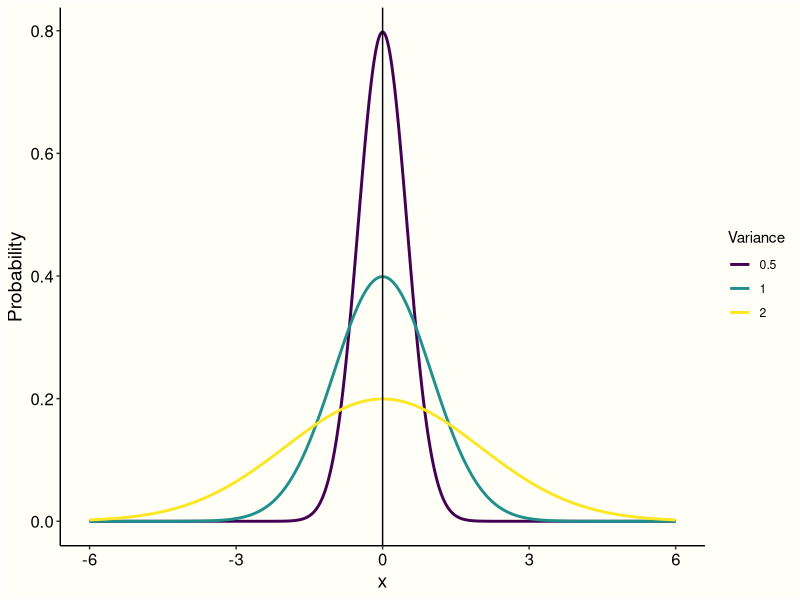
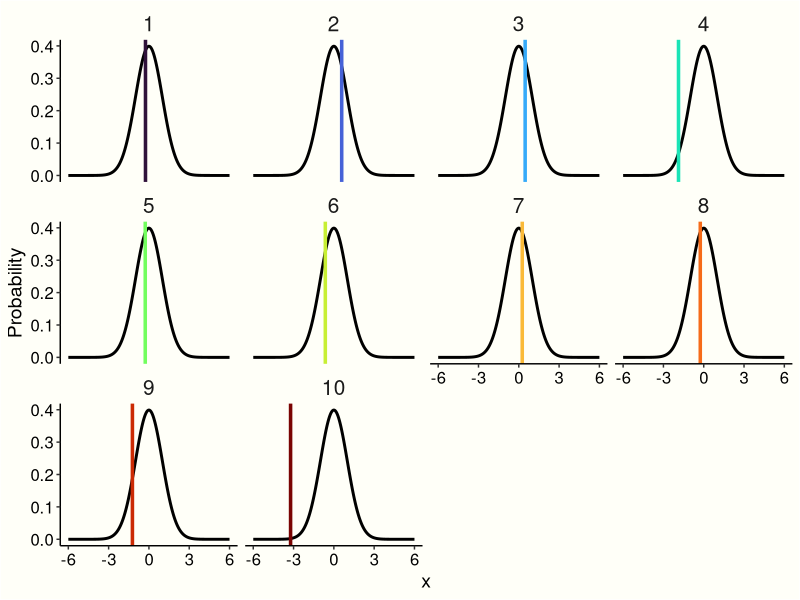
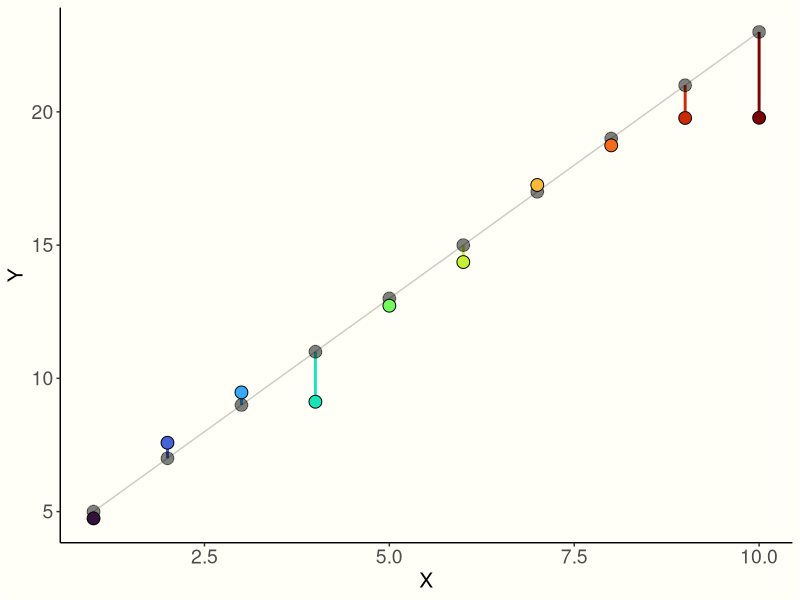
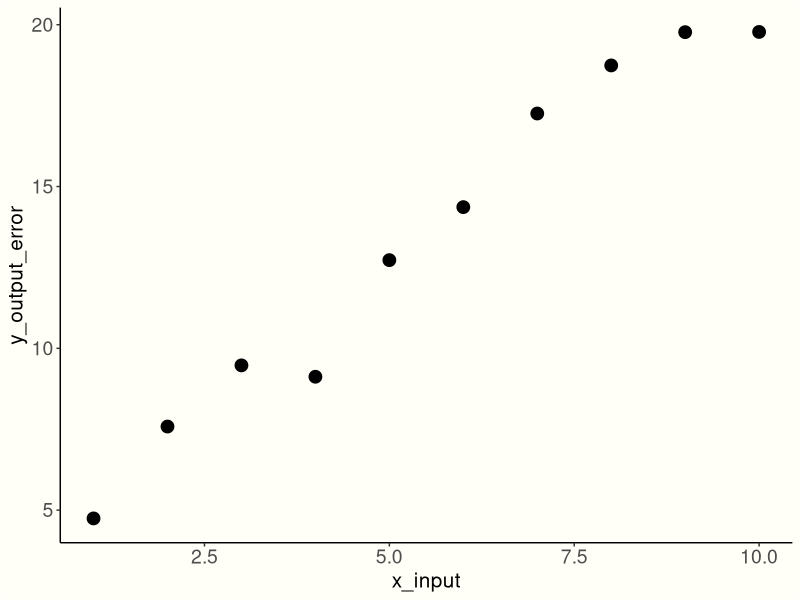

Generate these figures, in order, with R:
## ---- chunk 1
library(ggplot2)
library(viridis)
library(patchwork)
library(tufte)
library(gganimate)
## ---- chunk 2
x_interest = seq(-6,6, length = 1000)
mean_interest = 0 #the mean is 0
sigma_normal = c(0.5,1,2) #the standard deviations that we're interested in$
## ---- chunk 3
normal_distribution_error <- NULL

for (sigma_no in seq(1,3)){ #looping over the different sigmas
       sigma_i <- sigma_normal[sigma_no] #sigma interest
       
       probability_distribution <-  
               data.frame(prob = dnorm(x_interest,    #input
                                       mean_interest, #mean
                                       sigma_i))    #sigma of interest
       probability_distribution$x <- x_interest
       probability_distribution$id <- sigma_i
       normal_distribution_error[[sigma_no]] <- probability_distribution
}
normal_distribution_error <- do.call(rbind, normal_distribution_error) 
## ---- chunk 4
ggplot(normal_distribution_error , 
       aes(x = x, 
           y = prob,
           color = as.factor(id),
           group = as.factor(id)))+
        geom_line(linewidth= 1)+
        geom_vline(xintercept = 0)+
        scale_color_viridis(option = 'viridis', 
                    discrete = 'TRUE',
                    name = 'Variance') +
        xlab("x")+ 
        ylab("Probability")+
        theme_classic()+
        theme( 
        panel.background = element_rect(fill = "#fffff8"),
        plot.background = element_rect(fill = "#fffff8"),
        legend.background = element_rect(fill = "#fffff8"),
        axis.text = element_text(size = 12, color = 'black'),
        axis.title = element_text(size = 14, color = 'black'))
## ---- chunk 5
set.seed(24601)
rnorm_generated <- data.frame(num = rnorm(10, mean = 0, sd = 1),
                             frame = seq(1,10)) #frame is just a way to identify
print(rnorm_generated)

## ---- chunk 6
#I'm only interested in gettting the normal distribution with a variance of 1
normal_distribution_error_1 <- subset(normal_distribution_error, subset = normal_distribution_error$id ==1)
## ---- chunk 7
normal_distribution_error_GG <- 
ggplot(normal_distribution_error_1  , 
       aes(x = x, 
           y = prob))+
geom_line(linewidth = 1)+
geom_vline(data = rnorm_generated, 
           aes(xintercept = num, 
               color = as.factor(frame)),
            linewidth= 1.2, alpha = 1)+
scale_color_viridis(option = 'turbo', discrete = TRUE)+
xlab("x")+ 
ylab("Probability")+theme_classic()+
theme(  panel.background = element_rect(fill = "#fffff8"),
        plot.background = element_rect(fill = "#fffff8"),
        legend.background = element_rect(fill = "#fffff8"),
        axis.text = element_text(size = 12, color = 'black'),
      axis.title = element_text(size = 14, color = 'black'),
      strip.text = element_text(size = 15),
      strip.background = element_blank(),
      legend.position = 'none')

## ---- chunk 8
normal_distribution_error_GG + transition_states(frame)
## ---- chunk 9
Intercept <-  3
Slope <- 2 
x_input <- seq(1,10)
y_output <- Intercept + Slope * (x_input)
y_output_error = y_output + rnorm_generated[,1]
frame_1 = seq(1,10,1)

regression_df <- data.frame(frames = 
                            frame_1 ,
                            x_input, #x_input
                            y_output, #y
                            y_output_error #y with the error
)

## ---- chunk 10
regression_full_GG <- ggplot(regression_df,
       aes(x_input, y_output)) +
        geom_segment(
        aes(x = x_input, xend = x_input,
        y = y_output, yend = y_output_error, color= as.factor(frames)), linewidth = 1)+
           geom_point(size = 4, alpha = 0.5)+
        geom_line(alpha = 0.2)+
        geom_point(aes(x_input, y_output_error, fill= as.factor(frames)),
                   color = 'black',
                   size = 4, shape = 21)+
        xlab("X") +
        ylab("Y")+
        scale_fill_viridis(option = 'turbo', discrete = TRUE)+
        scale_color_viridis(option = 'turbo', discrete = TRUE)+
        theme_classic() + 
        theme(panel.background = element_rect(fill = "#fffff8"),
        plot.background = element_rect(fill = "#fffff8"),
        legend.background = element_rect(fill = "#fffff8"),
                axis.text = element_text(size = 14),
              axis.title = element_text(size = 15), 
              legend.position = 'none')

## ---- chunk 11
normal_distribution_error_GG + facet_wrap(~frame)
## ---- chunk 12
regression_full_GG
## ---- chunk 13
ggplot(regression_df, aes(x = x_input, 
                          y = y_output_error)) +
        geom_point(size =4)+
        theme_classic() + 
        theme(panel.background = element_rect(fill = "#fffff8"),
              plot.background = element_rect(fill = "#fffff8"),
              legend.background = element_rect(fill = "#fffff8"),
              axis.text = element_text(size = 14),
              axis.title = element_text(size = 15), 
              legend.position = 'none')
## ---- chunk 14
calculate_least_squares <- function(data.frame){
        N = length(data.frame$x_input)
        sum_func.xy = sum(data.frame$x_input * data.frame$y_output_error)
        sum_func_x_y = sum(data.frame$x_input) *         sum(data.frame$y_output_error)
        sum_func.x2 = sum(data.frame$x_input^2)
        sum_fun.x_2 = sum(data.frame$x_input)^2
        
        sum_y = sum(data.frame$y_output_error) 

        Slope = round(((N * sum_func.xy) - sum_func_x_y)/
                     ((N*sum_func.x2)  - sum_fun.x_2 ),2)
        
        slope_sum_x <-  Slope * sum(data.frame$x_input)

        Intercept = round((sum_y - slope_sum_x)/N,2)

       return(c(paste("B0",Intercept, sep = "="),
                paste("B1", Slope,sep = "=")))
}

## ---- chunk 15
calculate_least_squares(regression_df)
## ---- chunk 16
pop_se <- sqrt(sum(((3.57 + 1.78 *seq(1,10))-regression_df[,"y_output_error"]) ^2)/(10 -2))

print(pop_se)
## ---- chunk 17
summary(lm(y_output_error ~ x_input, data= regression_df))
